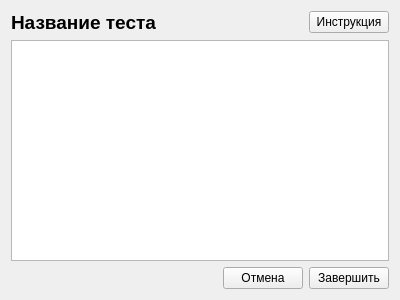
<?xml version="1.0" encoding="UTF-8"?>
<ui version="4.0">
 <class>QuestionsForm</class>
 <widget class="QWidget" name="QuestionsForm">
  <property name="geometry">
   <rect>
    <x>0</x>
    <y>0</y>
    <width>400</width>
    <height>300</height>
   </rect>
  </property>
  <property name="windowTitle">
   <string>Form</string>
  </property>
  <layout class="QVBoxLayout" name="verticalLayout">
   <item>
    <layout class="QHBoxLayout" name="horizontalLayout" stretch="1,0">
     <item>
      <widget class="QLabel" name="testNameLabel">
       <property name="minimumSize">
        <size>
         <width>1</width>
         <height>0</height>
        </size>
       </property>
       <property name="font">
        <font>
         <pointsize>14</pointsize>
         <weight>75</weight>
         <bold>true</bold>
        </font>
       </property>
       <property name="text">
        <string>Название теста</string>
       </property>
      </widget>
     </item>
     <item>
      <widget class="QPushButton" name="instructionButton">
       <property name="text">
        <string>Инструкция</string>
       </property>
      </widget>
     </item>
    </layout>
   </item>
   <item>
    <widget class="QListView" name="questionsListView">
     <property name="editTriggers">
      <set>QAbstractItemView::NoEditTriggers</set>
     </property>
     <property name="selectionMode">
      <enum>QAbstractItemView::NoSelection</enum>
     </property>
     <property name="modelColumn">
      <number>0</number>
     </property>
    </widget>
   </item>
   <item>
    <layout class="QHBoxLayout" name="horizontalLayout_2">
     <item>
      <spacer name="horizontalSpacer">
       <property name="orientation">
        <enum>Qt::Horizontal</enum>
       </property>
       <property name="sizeHint" stdset="0">
        <size>
         <width>40</width>
         <height>20</height>
        </size>
       </property>
      </spacer>
     </item>
     <item>
      <widget class="QPushButton" name="cancelButton">
       <property name="text">
        <string>Отмена</string>
       </property>
      </widget>
     </item>
     <item>
      <widget class="QPushButton" name="finishTestButton">
       <property name="text">
        <string>Завершить</string>
       </property>
      </widget>
     </item>
    </layout>
   </item>
  </layout>
 </widget>
 <resources/>
 <connections/>
</ui>
